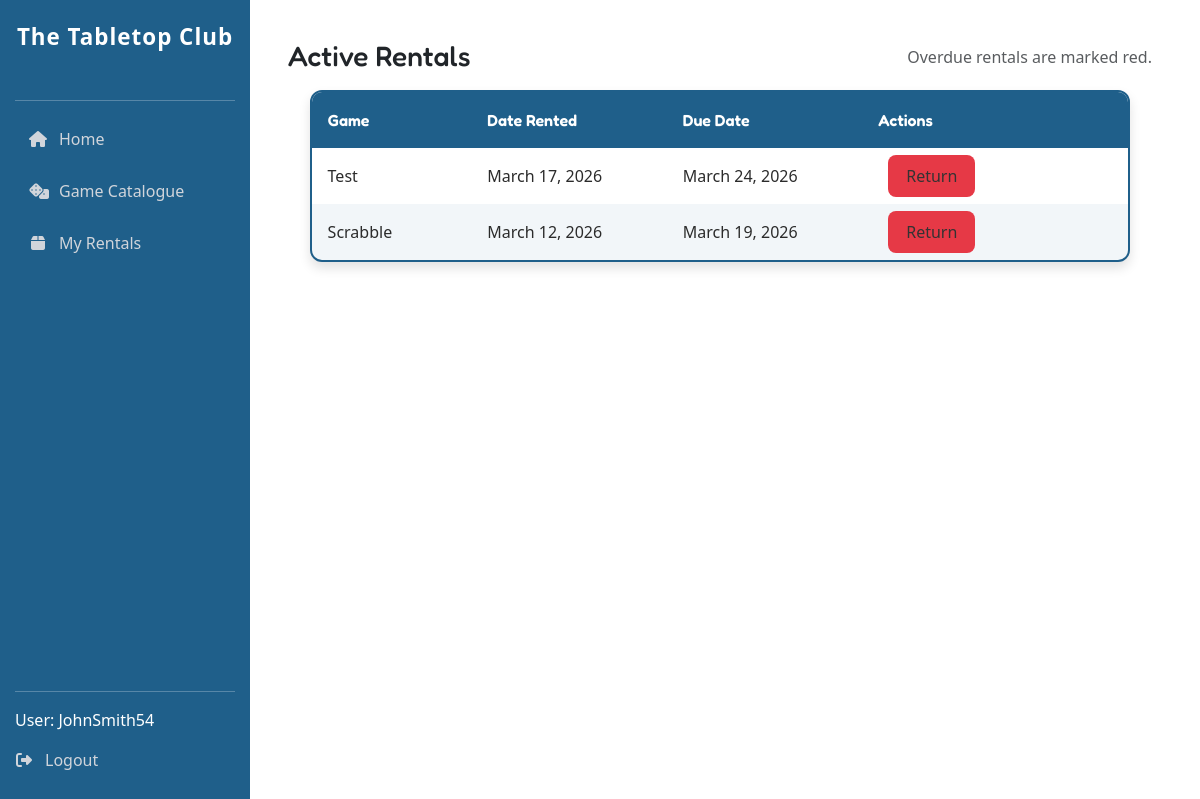
Before: /my_rentals/ (signed in) with the older database file.
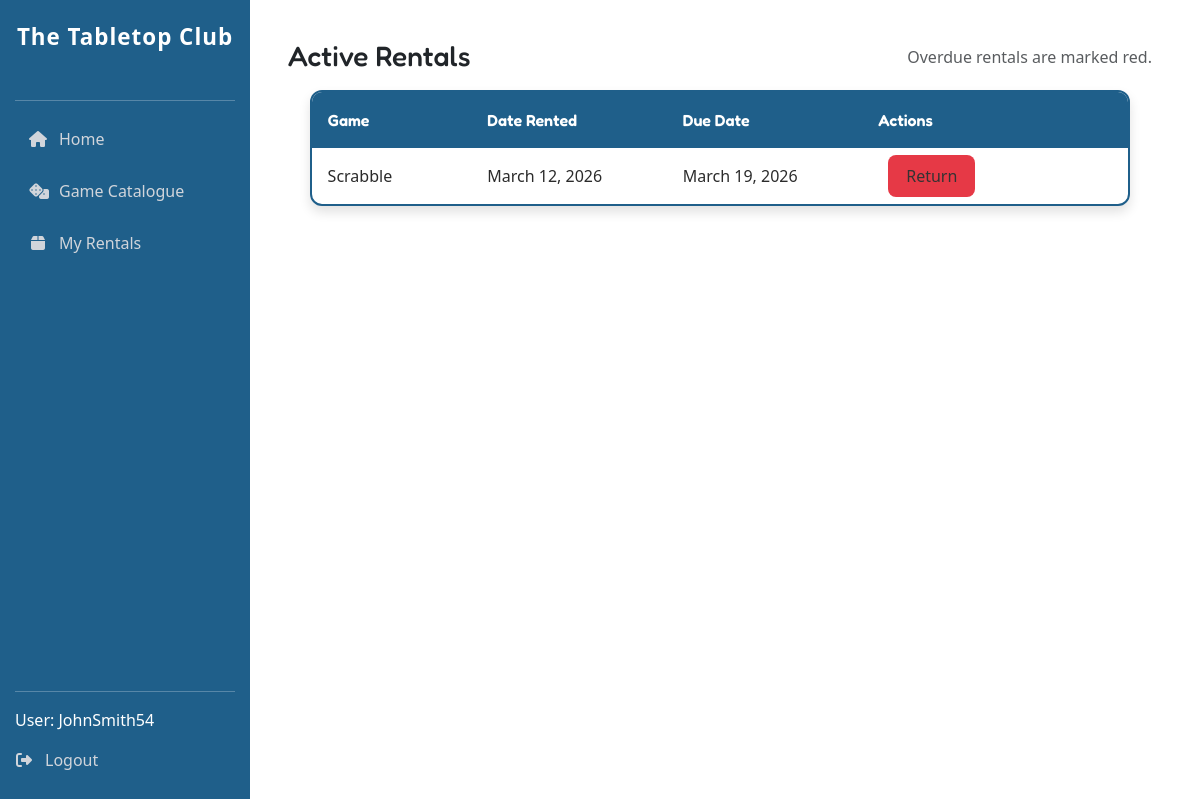
After: the same page with the newer database file.
### tabletop_club_app/models.py (models this page shows, shortened)
class Rental(models.Model):
    borrower = models.ForeignKey(settings.AUTH_USER_MODEL, on_delete=models.PROTECT, related_name='rentals')
    board_game = models.ForeignKey(BoardGame, on_delete=models.PROTECT, related_name='rentals')
    date_rented = models.DateField(default=timezone.localdate)
    due_date = models.DateField(editable=False)
    class Meta:
        ordering = ['-date_rented']
    @property
    def is_overdue(self):
        return timezone.localdate() > self.due_date

class BoardGame(models.Model):
    class Category(models.TextChoices):
        STRATEGY = 'strategy', 'Strategy'
        PARTY = 'party', 'Party'
    title = models.CharField(max_length=100, unique=True,)
    category = models.CharField(max_length=20, choices=Category.choices)
    min_players = models.PositiveIntegerField(validators=[MinValueValidator(1)])
    max_players = models.PositiveIntegerField(validators=[MinValueValidator(1)])
    playtime_minutes = models.PositiveIntegerField(validators=[MinValueValidator(1)])
    quantity = models.PositiveIntegerField(default=1, validators=[MinValueValidator(1)])
    class Meta:
        ordering = ['title']
    def __str__(self):
        return self.title

### tabletop_club_app/views.py (the view)
# urls.py: path('my_rentals/', views.my_rentals, name='my_rentals'),
@login_required
def my_rentals(request):
    if request.user.is_staff: # Checks if user is an admin and redirects them to the appropriate home page if they are.
        return redirect('home_admin')
    rental_list = Rental.objects.filter(borrower=request.user).select_related('board_game')
    return render(request, 'my_rentals.html', {'rentals': rental_list})

### tabletop_club_app/templates/my_rentals.html (shortened to what this page needs)
{% extends 'base.html' %}
{% block content %}
<div class="container">
    <div class="rentals">
        <div class="rental_header_table d-flex justify-content-between align-items-center flex-wrap gap-2 mb-3">
            <h3 class="mb-0">Active Rentals</h3>
            <p class="text-muted mb-0">Overdue rentals are marked red.</p>
        </div>
    {% if rentals %}
    <div class="table-wrapper">
        <table class="table-scroll">
            <thead>
                <tr>
                    <th>Game</th>
                    <th>Date Rented</th>
                    <th>Due Date</th>
                    <th>Actions</th>
                </tr>
            </thead>
            <tbody>
                {% for rental in rentals %}
                    <tr class="{% if rental.is_overdue %}row-danger{% endif %}">
                        <td>{{ rental.board_game }}</td>
                        <td>{{ rental.date_rented }}</td>
                        <td>{{ rental.due_date }}</td>
                        <td>
                            <a href="{% url 'return_game' rental.pk %}" class="btn-secondary">Return</a>
                        </td>
                    </tr>
                {% endfor %}
                </tbody>
            </table>
    </div>
        {% else %}
            <p class="text-muted mb-0">You are not currently renting any board games.</p>
        {% endif %}
    </div>
</div>
{% endblock %}

Changed rows visible on the page:
removed Rental: board_game "Test", date_rented "March 17, 2026", due_date "March 24, 2026"
